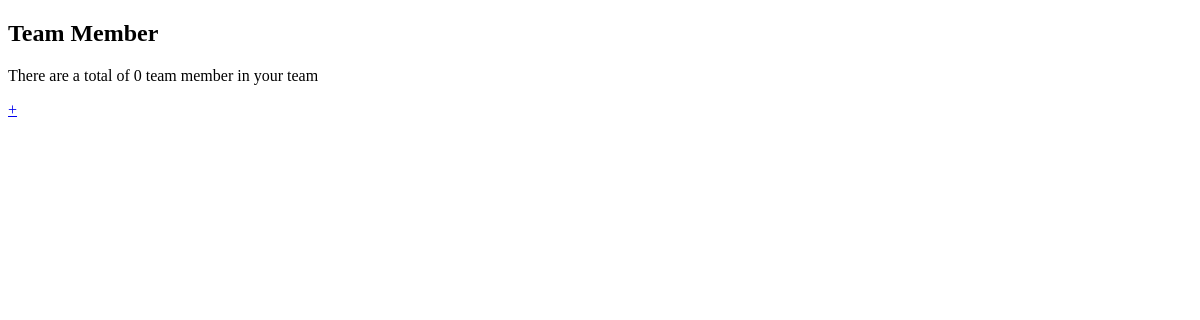
The app's page /, older data.
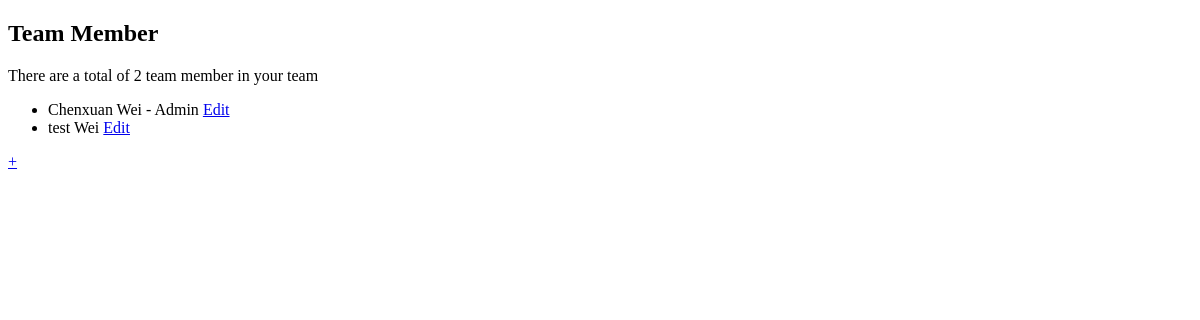
The same page, newer data.
### member_page/models.py (models this page shows, shortened)
class TeamMember(models.Model):
    class Role(models.TextChoices):
        REGULAR = "Regular"
        ADMIN = "Admin"
    first_name = models.CharField(max_length=100)
    last_name = models.CharField(max_length=100)
    email = models.EmailField(max_length=100)
    role = models.CharField(max_length=100,
                            choices=Role.choices,
                            default=Role.REGULAR)
    phone_number = models.CharField(max_length=12)

### member_page/views.py (the view)
# urls.py: path('', team_member_list, name='team_member_list'),
def team_member_list(request):
    team_members = TeamMember.objects.all()
    total_members = team_members.count()
    return render(request, 'member_page/team_member_list.html', {'team_members': team_members, 'total_members': total_members})

### member_page/templates/member_page/team_member_list.html
{% extends 'member_page/base.html' %}
{% block content %}
  <h2>Team Member</h2>
  <p>There are a total of {{ total_members }} team member in your team</p>
  <ul>
    {% for team_member in team_members %}
      <li>{{ team_member.first_name }} {{ team_member.last_name }}
        {% if team_member.role == 'Admin' %}
          - {{ team_member.role }}
        {% endif %}
        <a href="{% url 'team_member_edit' team_member.id %}">Edit</a></li>
    {% endfor %}
  </ul>
  <a href="{% url 'team_member_add' %}">+</a>
{% endblock %}

### member_page/templates/member_page/base.html (shortened to what this page needs)
<!DOCTYPE html>
<html>
<head>
  {% load static %}
  <link rel="stylesheet" href="{% static 'css/base.css' %}">
</head>
<body>
  <div>
    {% block content %}
    {% endblock %}
  </div>
</body>
</html>

Row changes from the older to the newer data that the page shows:
added TeamMember: first_name "Chenxuan", last_name "Wei", role "Admin"
added TeamMember: first_name "test", last_name "Wei"
Text that changed along with them:
{{ total_members }}: "0" → "2"
